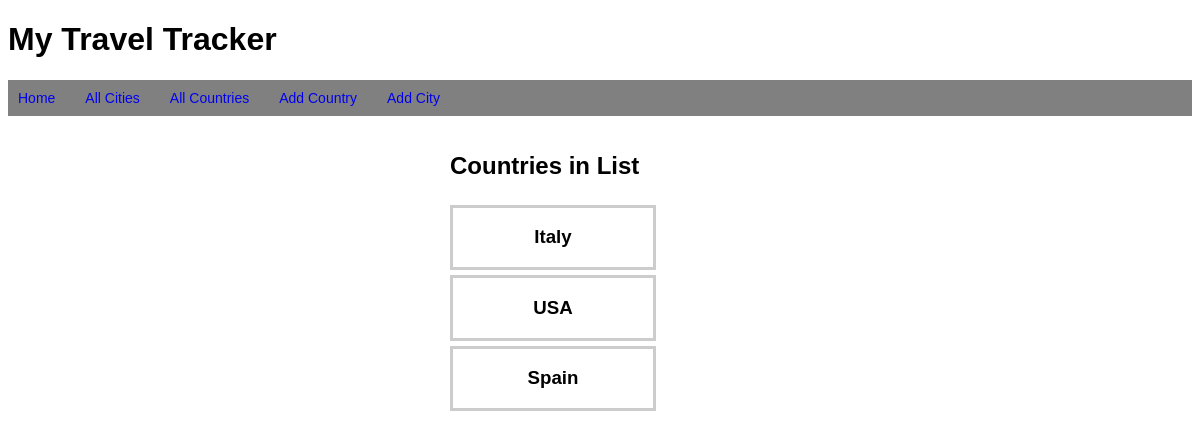
Screenshot of /countries with the database file from the repository.
### tables this page shows
CREATE TABLE countries (
    id INTEGER PRIMARY KEY AUTOINCREMENT,
    title VARCHAR
);

### controllers/country_controller.py (the view)
@countries_blueprint.route("/countries", methods=['GET'])
def show_countries():
    countries = country_repository.select_all()
    return render_template('/countries/show.html', all_countries = countries)

### db/run_sql.py (called while the page is built)
def get_db():
    path = os.path.dirname(os.path.abspath(__file__))
    db = os.path.join(path, "travel_manager.db")
    conn = sqlite3.connect(db)
    conn.execute("PRAGMA foreign_keys = 1")
    conn.row_factory = sqlite3.Row
    return conn

def run_sql(sql, values = []):
    db = get_db()
    cursor = db.cursor()
    cursor.execute(sql, values)
    results = cursor.fetchall()
    db.commit()
    db.close()
    return results

### repositories/country_repository.py (called while the page is built)
def select_all():
    countries = []
    sql = "SELECT * FROM countries"
    results = run_sql(sql)
    for row in results:
        country = Country(row['title'], row['id'])
        countries.append(country)
    return countries

### templates/countries/show.html
{% extends "base.html" %}
{% block content %}
<h2>Countries in List</h2>
{%for country in all_countries %}
<div class="edit">
    <h3>{{country.title}}</h3>
</div>
{% endfor %}
{% endblock %}

### static/style.css (style rules this page uses)
body { font-family: "Helvetica", arial, sans-serif; font-size: 16px; }
.edit { border: 3px solid #ccc; width: 200px; text-align: center; margin-top: 5px; }

### rows the page displays
countries: title "Italy"
countries: title "USA"
countries: title "Spain"
